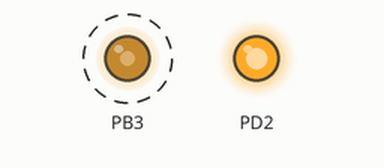
Simulated run of this program. Board: ATmega32, built with avr-gcc and emulated at 8 MHz. On the bench: output pins drawn as LEDs (lit = HIGH). Dashed ring = blinking. A simulated second board sends each byte the program waits for after 2 ms.

Above: at 0.05 s.
Timing chart, 0 to 3.0 s (numbered marks = the images above):
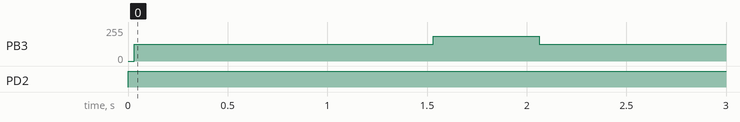

Measured:
- by itself, PB3: alternates 187/255 for 0.53 s and 124/255 for 1.5 s
- by itself, PD2: LOW → HIGH at 0.00 s

The program:

main.c
```c
/*
 * main.c
 *
 *  Created on: Aug 25, 2018
 *      Author: leenovoz510
 */
#include "mainHeader.h"
#include "LCD.h"
#include "UART.h"
#include "PWM_Timer0.h"

const char password[5]="19965";
int main(void){
	UART_Init();
	DDRD |= (1<<PD2);
	DDRB &= ~(1<<PB0);
	//PORTB |= (1<<PB0);
	while(1){
		if(UART_RecieveByte() == 'O'){
			PORTD |= (1<<PD2);
			_delay_ms(30);
			PWM_Timer0_Init(124);
			_delay_ms(1500);
			PWM_Timer0_Init(187);
			_delay_ms(500);
			PORTD &= ~(1<<PD2);

		}
	}

return 0;
}
```

PWM_Timer0.c
```c
#include "PWM_Timer0.h"

void PWM_Timer0_Init (unsigned char dutyCycle){
	TCNT0  = 0;
	OCR0   = dutyCycle;
	DDRB  |= (1<<PB3);
	TCCR0 |= (1<<COM01)|(1<<CS01)| (1<<CS00)| (1<<WGM00)|(1<<WGM01);
}
```

PWM_Timer0.h
```c
/*
 * PWM_Timer0.h
 *
 *  Created on: Sep 2, 2018
 *      Author: leenovoz510
 */

#ifndef PWM_TIMER0_H_
#define PWM_TIMER0_H_

#include "mainHeader.h"
void PWM_Timer0_Init (unsigned char dutyCycle);


#endif /* PWM_TIMER0_H_ */
```

UART.c
```c
#include "UART.h"

void UART_Init(){
	UCSRA = (1<<U2X);
	UCSRB = (1<<TXEN)|(1<<RXEN);
	UCSRC = (1<<URSEL)|(1<<UCSZ0)|(1<<UCSZ1);
	UBRRH = (103>>8);
	UBRRL = (103);
}
void UART_SendByte(char sent){
	while(BIT_IS_CLEAR(UCSRA,UDRE)){};
	UDR=sent;
}
char UART_RecieveByte(){

	while(BIT_IS_CLEAR(UCSRA,RXC)){};
	return UDR;
}

void UART_SendString(char * sent){
	int i =0;
	while (sent[i]!= '\0'){
		UART_SendByte(sent[i]);
		i++;
	}
}

void UART_RecieveString(char * buffer){

	int i=0;
	buffer[i]=UART_RecieveByte();
	while(buffer[i]!='#'){
		i++;
		buffer[i]=UART_RecieveByte();
	}
	buffer[i]='\0';
}
```

UART.h
```c
/*
 * UART.h
 *
 *  Created on: Aug 29, 2018
 *      Author: leenovoz510
 */

#ifndef UART_H_
#define UART_H_
#include "mainHeader.h"
void UART_Init();
void UART_SendByte(char sent);
char UART_RecieveByte();
void UART_SendString(char * sent);
void UART_RecieveString(char * buffer);


#endif /* UART_H_ */
```

mainHeader.h
```c
/*
 * mainHeader.h
 *
 *  Created on: Aug 25, 2018
 *      Author: leenovoz510
 */

#ifndef MAINHEADER_H_
#define MAINHEADER_H_

#define BIT_IS_CLEAR(R,B) (!(R&(1<<B)))

#include <avr/io.h>
#include <avr/delay.h>


#endif /* MAINHEADER_H_ */
```

LCD.c
```c
#include "mainHeader.h"
#include "LCD.h"


 void LCD_sendCommand(unsigned char command){
	 PORTD &= (~(1<<PD7));	// RS = 0
	 PORTD &= (~(1<<PD6));  // RW = 0

	 _delay_ms(1);
	 PORTD |= (1<<PD5);
	 _delay_ms(1);

	 PORTC = command;

	 _delay_ms(1);
	 PORTD &= (~(1<<PD5));
	 _delay_ms(1);

 }
 void LCD_Init(){
 	 DDRC=0XFF;
 	 DDRD|= (1<<5) | (1<<6) | (1<<7);
 	 LCD_sendCommand(0x38); //8-bit mode
 	 LCD_sendCommand(0x0C); // Display On
 	 LCD_sendCommand(0x01); // Clear Display
  }

 void LCD_sendData(unsigned char data){
	 PORTD |= (1<<PD7);	// RS = 1
	 PORTD &= (~(1<<PD6));  // RW = 0
	 _delay_ms(1);
	 PORTD |= (1<<PD5);
	 _delay_ms(1);

	 PORTC = data;

	 _delay_ms(1);
	 PORTD &= (~(1<<PD5));
	 _delay_ms(1);
 }

 void LCD_sendString(const char *Str){
	int i = 0;
	while(Str[i] != '\0')
	{
		LCD_sendData(Str[i]);
		i++;
	}
 }

 void LCD_goToRowCol(int grow, int gcol){
	 int Address;
	 switch(grow){
	 case 0: Address = gcol;
	 	 break;
	 case 1: Address =gcol+ 0x40;
	 	 break;
	 case 2: Address =gcol+0x10;
	 	 break;
	 case 3: Address = gcol+0x50;
	 	 break;
	 default: Address =gcol;
	 }
	 LCD_sendCommand(Address | 0x80); //start from the first place plus the Address
 }


 void LCD_intgerToString(int data)
 {
    char buff[16]; /* String to hold the ascii result */
    itoa(data,buff,10); /* 10 for decimal */
    LCD_sendString(buff);
 }
```

LCD.h
```c
/*
 * LCD.h
 *
 *  Created on: Aug 25, 2018
 *      Author: leenovoz510
 */

#ifndef LCD_H_
#define LCD_H_

void LCD_Init();
void LCD_sendCommand(unsigned char command);
void LCD_sendData(unsigned char data);
void LCD_sendString(const char * Str);
void LCD_goToRowCol(int grow, int gcol);
void LCD_intgerToString(int data);


#endif /* LCD_H_ */
```
